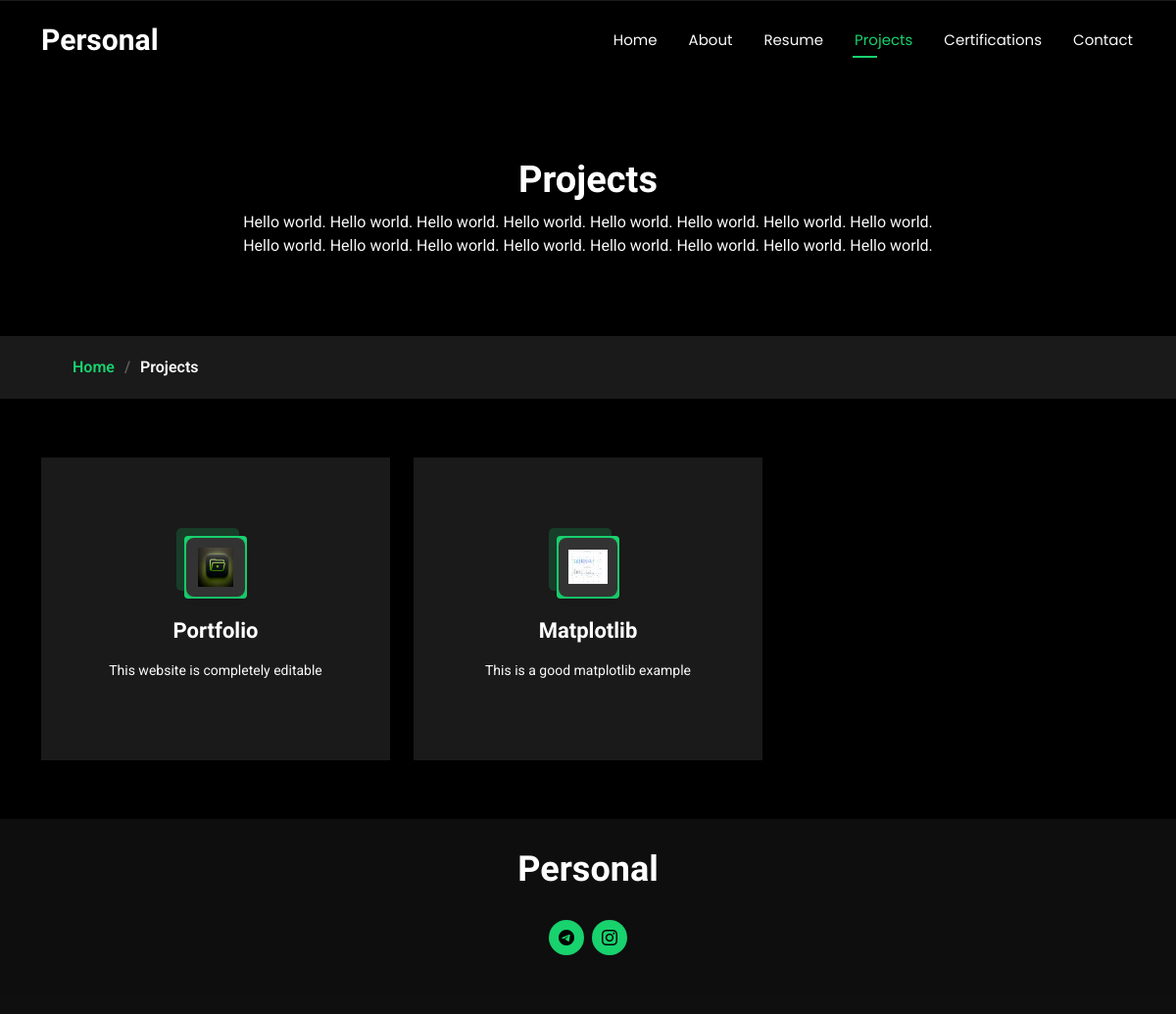
/projects/, run on the app's committed database.
### projects/models.py (models this page shows, shortened)
class BioModel(models.Model):
    bio = models.TextField()
    class Meta:
        verbose_name = 'Project Bio'
        verbose_name_plural = 'Project Bios'

class ProjectModel(models.Model):
    name = models.CharField(max_length=50)
    logo = models.ImageField(upload_to='project-logos', null=False, blank=False)
    short_description = models.CharField(max_length=150, null=True, blank=True)
    category = models.ManyToManyField(CategoryModel, related_name='projects')
    full_description = models.TextField(null=True, blank=True)
    created_at = models.DateTimeField(auto_now_add=True)
    updated_at = models.DateTimeField(auto_now=True)
    class Meta:
        verbose_name = 'Project'
        verbose_name_plural = 'Projects'

### home/models.py (models this page shows, shortened)
class SocialMediaModel(models.Model):
    choices = (
        ('instagram', 'instagram'),
        ('telegram', 'telegram'),
        ('facebook', 'facebook'),
        ('linkedin', 'linkedin'),
    )
    social_media_app = models.CharField(max_length=11, choices=choices)
    social_media_url = models.URLField()
    person = models.ForeignKey(HomePageModel, on_delete=models.CASCADE, related_name='social_media_apps')
    created_at = models.DateTimeField(auto_now_add=True)
    updated_at = models.DateTimeField(auto_now=True)
    class Meta:
        verbose_name = 'Social Media App'
        verbose_name_plural = 'Social Media Apps'

### projects/views.py (the view)
# urls.py: path('', ProjectsView.as_view(), name='page'),
class ProjectsView(TemplateView):
    template_name = 'projects.html'
    def get_context_data(self, **kwargs):
        context = super().get_context_data(**kwargs)
        data = ProjectModel.objects.filter(category__to_display=True).distinct()
        context['data'] = data
        context['bio'] = BioModel.objects.first().bio
        social_media_apps = SocialMediaModel.objects.all()
        context['social_media_apps'] = social_media_apps
        return context

### templates/projects.html
{% extends 'bases/base.html' %}
{% load static %}
{% block content %}
<main class="main">
    <div class="page-title" data-aos="fade">
        <div class="heading">
            <div class="container">
                <div class="row d-flex justify-content-center text-center">
                    <div class="col-lg-8">
                        <h1>Projects</h1>
                        <p class="mb-0">{{bio}}</p>
                    </div>
                </div>
            </div>
        </div>
        <nav class="breadcrumbs">
            <div class="container">
                <ol>
                    <li><a href="{% url 'home:home' %}">Home</a></li>
                    <li class="current">Projects</li>
                </ol>
            </div>
        </nav>
    </div>
    <section id="services" class="services section">
        <div class="container">
            <div class="row gy-4">
                {% for project in data%}
                <div class="col-lg-4 col-md-6" data-aos="fade-up" data-aos-delay="{{forloop.counter}}00">
                    <div class="service-item  position-relative">
                        <div class="icon">
                            <img src="{{ project.logo.url }}" alt="Project Logo" class="img-fluid"
                                 style="width: 60px; height: 60px; object-fit: contain;">
                        </div>
                        <a href="{% url 'projects:details' project.id %}" class="stretched-link">
                            <h3>{{project.name}}</h3>
                        </a>
                        <p>{{project.short_description}}</p>
                    </div>
                </div>
                {% endfor %}
            </div>
        </div>
    </section>
</main>
{% endblock %}

### templates/bases/footer.html (shortened to what this page needs)
{% load static %}
<footer id="footer" class="footer dark-background">
    <div class="container">
        <h3 class="sitename">Personal</h3>
        <div class="social-links d-flex justify-content-center">
            {% for media_app in social_media_apps %}
            <a href="{{media_app.social_media_url}}"><i class="bi bi-{{media_app.social_media_app}}"></i></a>
            {% endfor %}
        </div>
    </div>
</footer>

### assets/css/main.css (style rules this page uses)
:root { --default-font: "Roboto", system-ui, -apple-system, "Segoe UI", Roboto, "Helvetica Neue", Arial, "Noto Sans", "Liberation Sans", sans-serif, "Apple Color Emoji", "Segoe UI Emoji", "Segoe UI Symbol", "Noto Color Emoji"; --heading-font: "Raleway", sans-serif; --nav-font: "Poppins", sans-serif; }
:root { --background-color: #000000; --default-color: #fafafa; --heading-color: #ffffff; --accent-color: #18d26e; --surface-color: #1a1a1a; --contrast-color: #000000; }
:root { --nav-color: #fafafa; --nav-hover-color: #18d26e; --nav-mobile-background-color: #1a1a1a; --nav-dropdown-background-color: #1a1a1a; --nav-dropdown-color: #fafafa; --nav-dropdown-hover-color: #18d26e; }
.dark-background { --background-color: rgba(15, 15, 15, 0.975); --default-color: #ffffff; --heading-color: #ffffff; --surface-color: #292929f9; --contrast-color: #000000; }
:root { scroll-behavior: smooth; }
body { color: var(--default-color); background-color: var(--background-color); font-family: var(--default-font); }
a { color: var(--accent-color); text-decoration: none; transition: 0.3s; }
h1, h2, h3, h4, h5, h6 { color: var(--heading-color); font-family: var(--heading-font); }
.footer { color: var(--default-color); background-color: var(--background-color); font-size: 14px; text-align: center; padding: 30px 0; position: relative; }
.footer h3 { font-size: 36px; font-weight: 700; position: relative; padding: 0; margin: 0 0 15px 0; }
.footer .social-links { margin: 0 0 30px 0; }
.footer .social-links a { font-size: 16px; display: flex; align-items: center; justify-content: center; background: var(--accent-color); color: var(--contrast-color); line-height: 1; margin: 0 4px; border-radius: 50%; text-align: center; width: 36px; height: 36px; transition: 0.3s; }
.page-title { color: var(--default-color); background-color: var(--background-color); position: relative; }
.page-title .heading { padding: 160px 0 80px 0; border-top: 1px solid color-mix(in srgb, var(--default-color), transparent 90%); }
.page-title .heading h1 { font-size: 38px; font-weight: 700; }
.page-title nav { background-color: color-mix(in srgb, var(--default-color), transparent 90%); padding: 20px 0; }
.page-title nav ol { display: flex; flex-wrap: wrap; list-style: none; margin: 0; font-size: 16px; font-weight: 600; }
.page-title nav ol li+li { padding-left: 10px; }
.page-title nav ol li+li::before { content: "/"; display: inline-block; padding-right: 10px; color: color-mix(in srgb, var(--default-color), transparent 70%); }
section, .section { color: var(--default-color); background-color: var(--background-color); padding: 60px 0; scroll-margin-top: 100px; overflow: clip; }
.services .service-item { background-color: var(--surface-color); text-align: center; padding: 80px 20px; transition: all ease-in-out 0.3s; height: 100%; }
.services .service-item .icon { margin: 0 auto; width: 64px; height: 64px; background: var(--accent-color); border-radius: 4px; display: flex; align-items: center; justify-content: center; margin-bottom: 20px; transition: 0.3s; transform-style: preserve-3d; }
.services .service-item .icon::before { position: absolute; content: ""; left: -8px; top: -8px; height: 100%; width: 100%; background: color-mix(in srgb, var(--accent-color), transparent 80%); border-radius: 5px; transition: all 0.3s ease-out 0s; transform: translateZ(-1px); }
.services .service-item h3 { font-weight: 700; margin: 10px 0 15px 0; font-size: 22px; }
.services .service-item p { line-height: 24px; font-size: 14px; margin-bottom: 0; }
.icon img { background-color: #333; padding: 10px; border-radius: 8px; box-shadow: 0 4px 6px rgba(0, 0, 0, 0.1); }

### data on the page
BioModel: bio "Hello world. Hello world. Hello world. Hello world. Hello world. Hello world. Hello world. Hello world. Hello world. Hello world. Hello world. Hello world. Hello world. Hello world. Hello world. Hello world."
ProjectModel: logo (placeholder picture), name "Portfolio", short_description "This website is completely editable"
ProjectModel: logo (picture), name "Matplotlib", short_description "This is a good matplotlib example"
